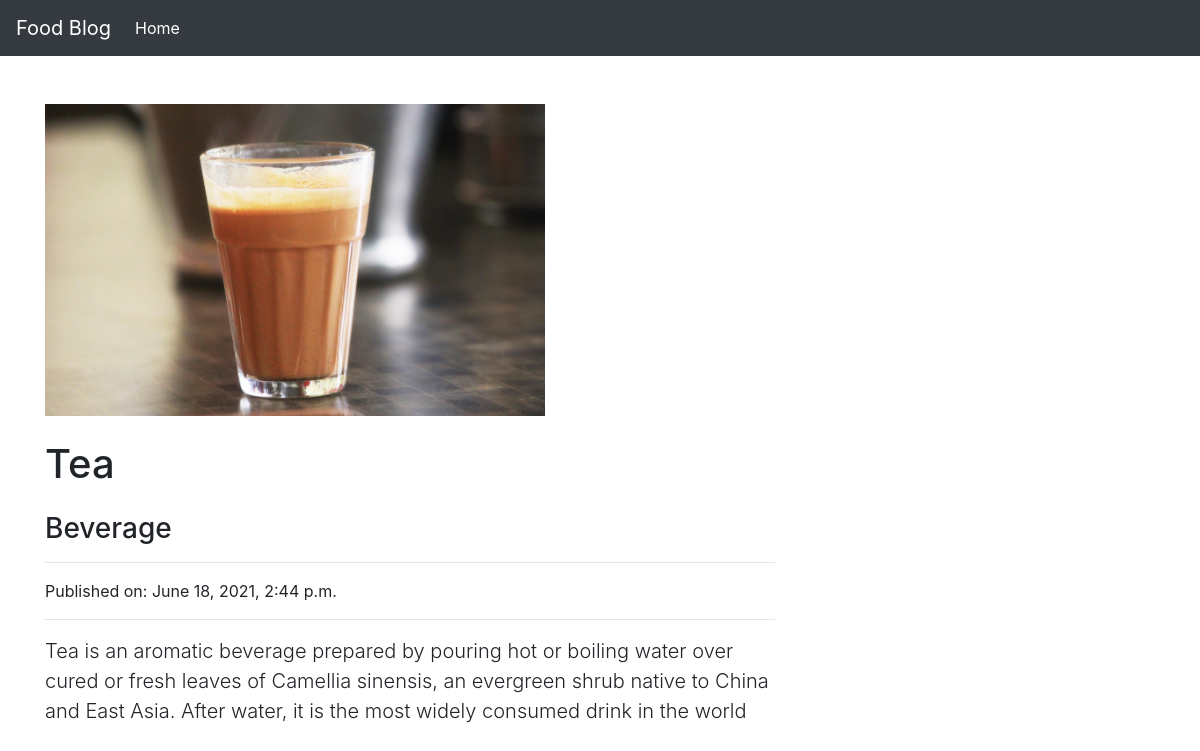
/blog/t, run on the app's committed database.
### blog/models.py (models this page shows, shortened)
class BlogPost(models.Model):
    title = models.CharField(max_length=120, null=True, blank=False)
    subtitle = models.CharField(max_length=180, null=True, blank=False)
    slug = models.SlugField(unique=True, null=True, blank=False)
    body = models.TextField()
    image = models.ImageField(upload_to='uploads/', null=False, default=None)
    created_at = models.DateTimeField(auto_now_add=True, null=False)
    updated_at = models.DateTimeField(auto_now=True, null=False)

### blog/views.py (the view)
# urls.py: path('<str:slug>', views.read_article),
def read_article(request, slug):
    obj = get_object_or_404(BlogPost, slug=slug)
    template_name = "read_article.html"
    context = {'object': obj}
    return render(request, template_name, context)

### templates/read_article.html (shortened to what this page needs)
{% extends "base.html" %}
{% block page_content %}
    <div class="container">
        <div class="row">
        <div class="col-lg-8">
            <div class="mt-5">
                <img width="500px" src="{{ object.image.url }}" alt="">
            </div>
            <h1 class="mt-4">{{object.title}}</h1>
            <h3 class="mt-4">{{object.subtitle}}</h1>
            <hr>
            <p>Published on: {{object.created_at}}</p>
            <hr>
            <p class="lead">{{object.body}}</p>
        </div>
        </div>
    </div>
{% endblock %}

### data on the page
BlogPost: image (picture), title "Tea", subtitle "Beverage", created_at "June 18, 2021, 2:44 p.m.", body "Tea is an aromatic beverage prepared by pouring hot or boiling water over cured or fresh leaves of Camellia sinensis, an evergreen shrub native to China and East Asia. After water, it is the most widely consumed drink in the world"
